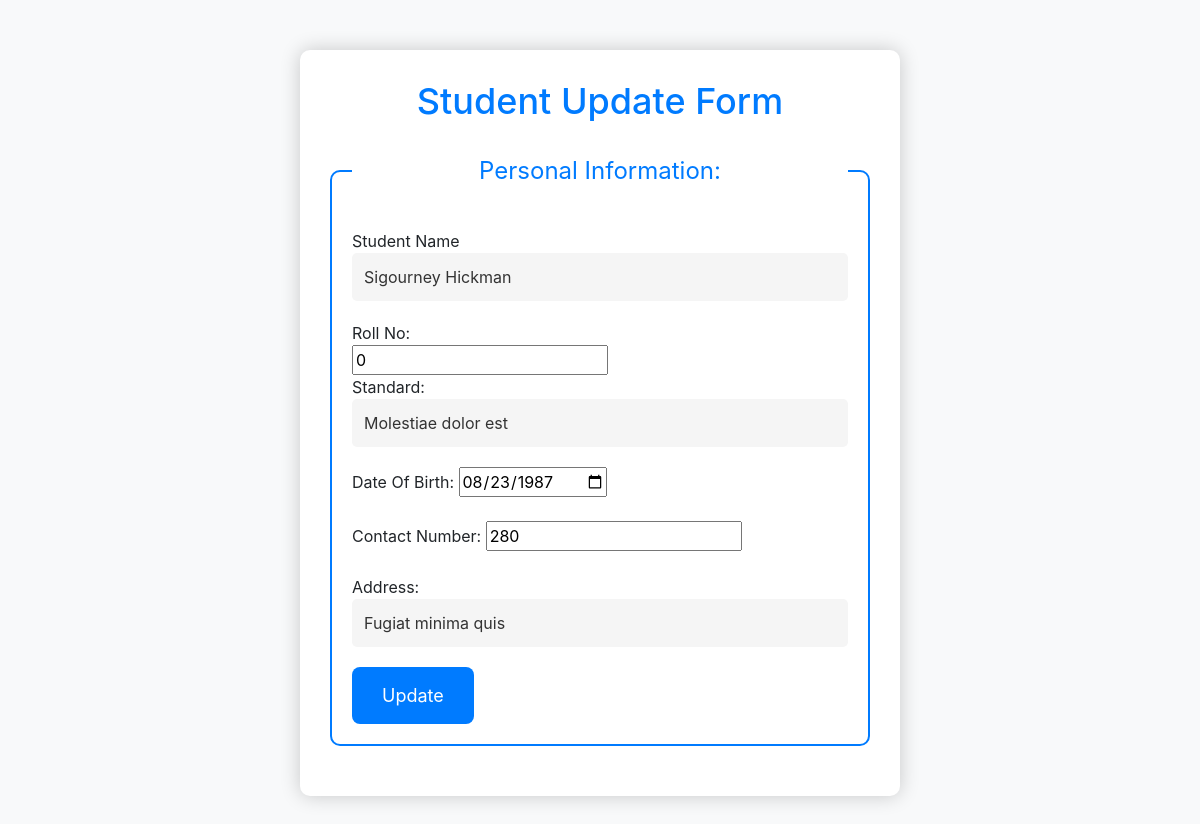
Page /update.php?id=11 on the committed database.
### tables this page shows
CREATE TABLE `users` (
  `id` int(10) NOT NULL,
  `studentName` varchar(255) NOT NULL,
  `rollNo` int(10) NOT NULL,
  `standard` varchar(200) NOT NULL,
  `dob` date NOT NULL,
  `contactNumber` varchar(255) NOT NULL,
  `address` varchar(200) NOT NULL
);

### update.php (the view, shortened to what this page needs)
<?php
include "config.php";
if (isset($_GET['id'])) {
    $user_id = $_GET['id'];
    $sql = "SELECT * FROM `users` WHERE `id`='$user_id'";
    $result = $conn->query($sql);
    if ($result->num_rows > 0) {
        while ($row = $result->fetch_assoc()) {
            $student_name = $row['studentName'];
            $roll_no = $row['rollNo'];
            $standard = $row['standard'];
            $dob = $row['dob'];
            $contact_no = $row['contactNumber'];
            $address = $row['address'];
        }
?>
        <!DOCTYPE html>
        <html lang="en">
        <head>
            <link rel="stylesheet" href="https://maxcdn.bootstrapcdn.com/bootstrap/4.5.2/css/bootstrap.min.css">
        </head>
        <body>
            <form action="" method="post">
                <h2>Student Update Form</h2>
                <fieldset>
                    <legend>Personal Information:</legend>
                    Student Name<br>
                    <input type="text" name="studentName" value="<?php echo $student_name; ?>">
                    <br>
                    Roll No:<br>
                    <input type="number" name="rollNo" value="<?php echo $roll_no; ?>">
                    <br>
                    Standard:<br>
                    <input type="text" name="standard" value="<?php echo $standard; ?>">
                    <br>
                    Date Of Birth:
                    <input type="date" name="dob" value="<?php echo $dob; ?>">
                    <br><br>
                    Contact Number:
                    <input type="number" name="contactNumber" value="<?php echo $contact_no; ?>">
                    <br><br>
                    Address:<br>
                    <input type="text" name="address" value="<?php echo $address; ?>">
                    <br>
                    <input type="submit" value="Update" name="update">
                </fieldset>
            </form>
        </body>
        </html>
<?php
    } else {
        header('Location: Reg.php');
    }
}
?>

### update.php (style rules this page uses)
body { background-color: #f8f9fa; }
form { max-width: 600px; margin: 50px auto; background-color: #fff; padding: 30px; border-radius: 10px; box-shadow: 0 0 20px rgba(0, 0, 0, 0.2); }
h2 { text-align: center; font-size: 36px; color: #007bff; margin-bottom: 30px; }
fieldset { border: 2px solid #007bff; padding: 20px; border-radius: 10px; margin-bottom: 20px; }
legend { text-align: center; font-size: 24px; color: #007bff; margin-bottom: 20px; }
input[type="text"] { width: 100%; padding: 12px; margin-bottom: 20px; border: none; border-radius: 5px; background-color: #f5f5f5; color: #333; }
input[type="submit"] { background-color: #007bff; color: #fff; padding: 15px 30px; border: none; border-radius: 8px; cursor: pointer; font-size: 18px; }

### rows in the picture
users: studentName "Sigourney Hickman", rollNo "0", standard "Molestiae dolor est", dob "08/23/1987", contactNumber "280", address "Fugiat minima quis"
